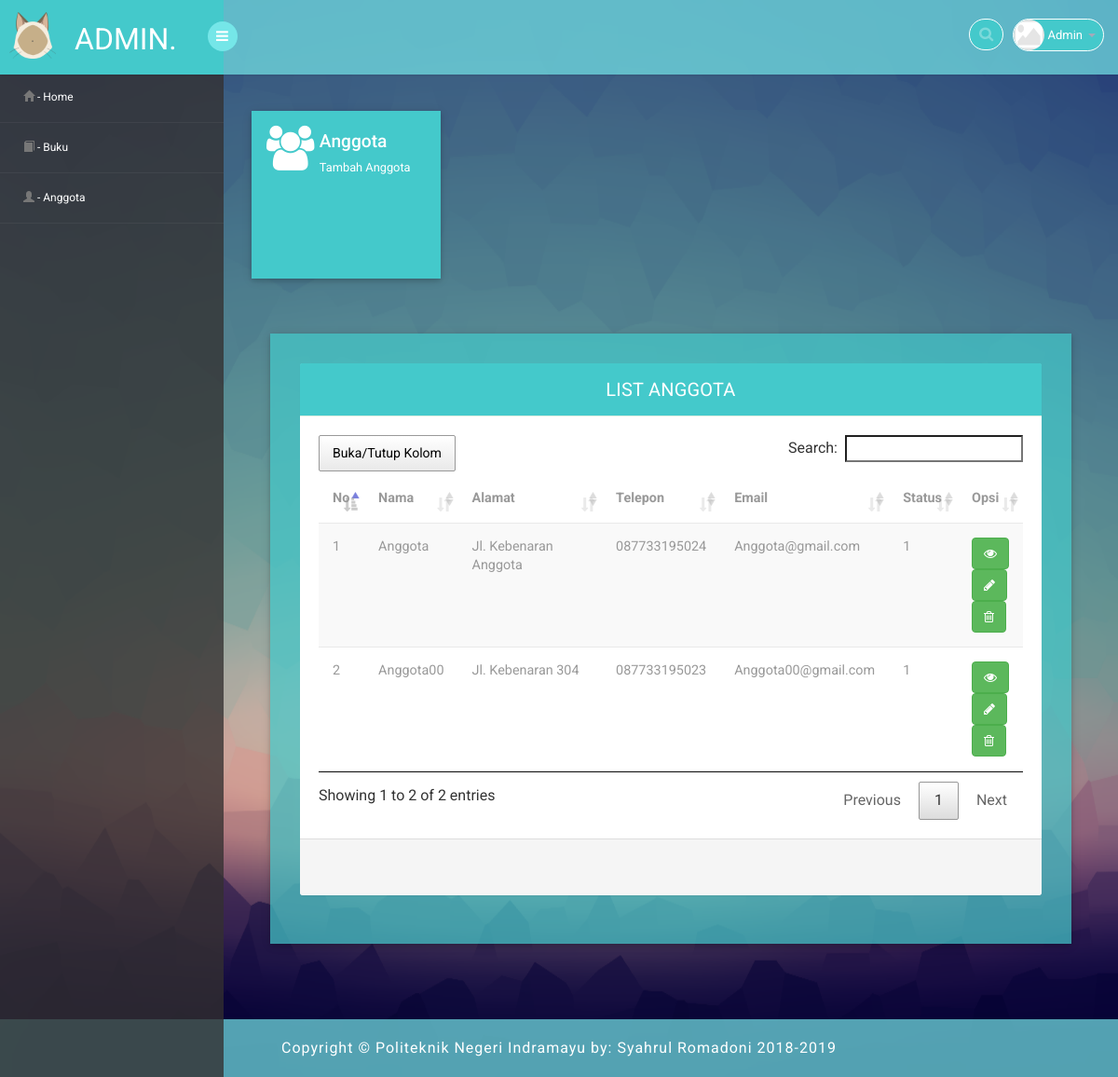
The page /1/media.php?page=anggota (signed in) on the database as committed earlier.
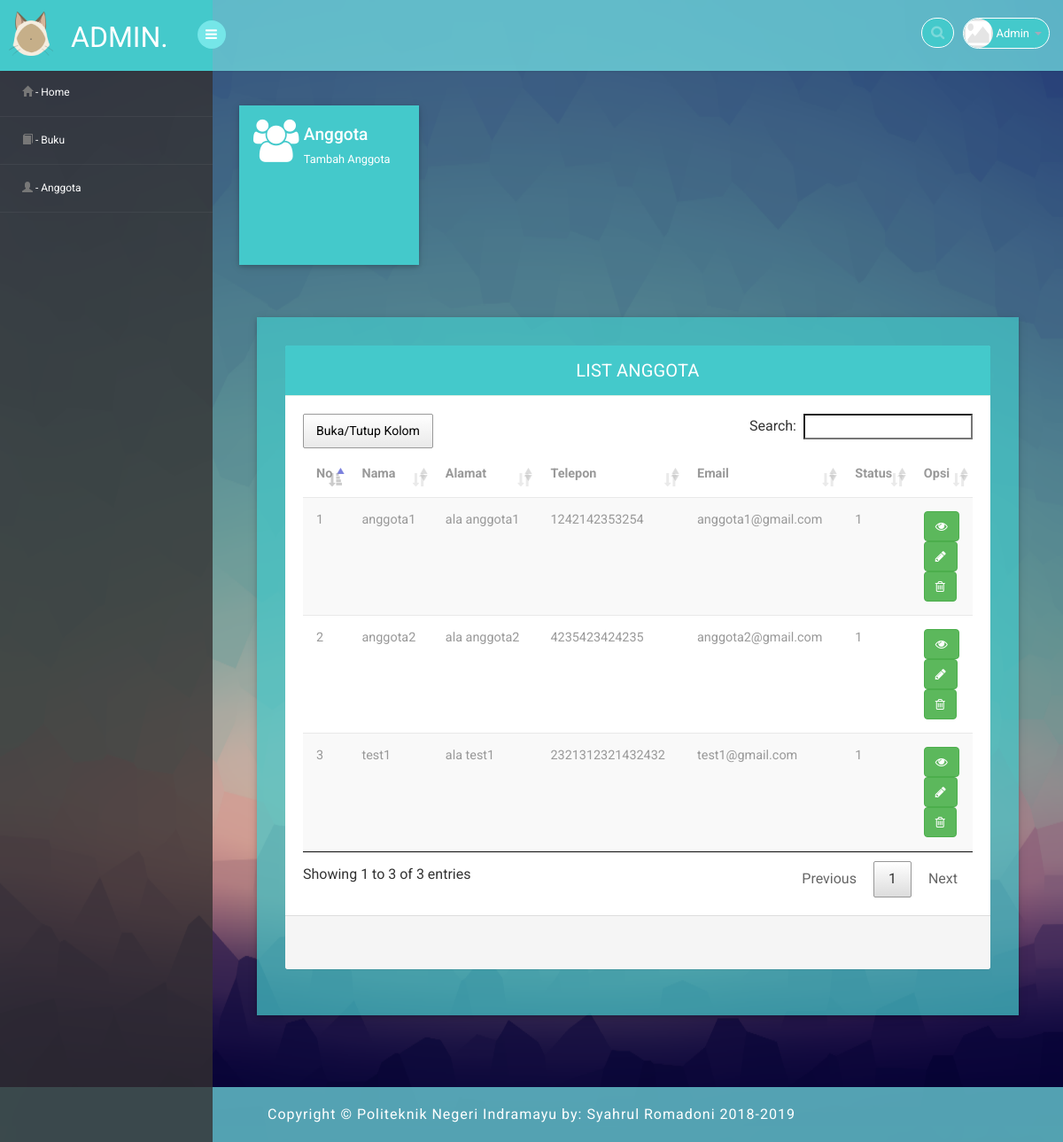
The same page on the database as committed later.
### tables this page shows
CREATE TABLE `user` (
  `id` int(11) NOT NULL,
  `username` varchar(255) NOT NULL,
  `password` varchar(25) NOT NULL,
  `id_anggota` int(11) DEFAULT NULL,
  `id_petugas` int(11) DEFAULT NULL,
  `id_user_role` int(11) DEFAULT NULL,
  `status` int(11) DEFAULT NULL
);

CREATE TABLE `anggota` (
  `id` int(11) NOT NULL,
  `nama` varchar(255) NOT NULL,
  `alamat` varchar(255) DEFAULT NULL,
  `telepon` varchar(50) DEFAULT NULL,
  `email` varchar(50) DEFAULT NULL,
  `status_aktif` int(11) DEFAULT '0'
);

### 1/halaman/mod_anggota/anggota.php (the view, shortened to what this page needs)
<head>
</head>
<?php
    include "../config/koneksi.php";
?>
<div class="market-updates">
	<div class="col-md-3 market-update-gd">
		<div class="market-update-block clr-block-2">
			<div class="col-md-4 market-update-right">
				<a href="media.php?page=tambah_anggota"><i class="fa fa-users"></i></a>
			</div>
			<div class="col-md-8 market-update-left">
				<a href="media.php?page=tambah_anggota"><h4>Anggota</h4></a>
				<p>Tambah Anggota</p>
			</div>
			<div class="clearfix"> </div>
		</div>
	</div>
	<div class="clearfix"> </div>
</div>
<div class="row">
	<div class="panel-body">
		<div class="col-md-12 w3ls-graph">
			<div class="agileinfo-grap">
				<div class="panel panel-default">
					<div class="panel-heading">List Anggota</div>
					    <div class="table-responsive sr">
					      <table id="anggota" class="table table-striped b-t b-light">
					        <thead>
					          <tr>
					          	<th>No</th>
								<th>Nama</th>
								<th>Alamat</th>
								<th>Telepon</th>
								<th>Email</th>
								<th>Status</th>
								<th>Opsi</th>
					          </tr>
					        </thead>
					        <tbody>
					        	<?php
									$query  = "SELECT * FROM anggota INNER JOIN user ON anggota.id=user.id_anggota";
									$hasil  = mysqli_query($conn, $query);
									$tampil = mysqli_num_rows($hasil);
									$i = 1;
									if ( $tampil> 0) {
									    while ( $data = mysqli_fetch_assoc($hasil)) {
								?>
								<tr>
									<td><?php echo $i++ ?></td>
									<td><?php echo $data['nama']; ?></td>
									<td><?php echo $data['alamat']; ?></td>
									<td><?php echo $data['telepon']; ?></td>
									<td><?php echo $data['email']; ?></td>
									<td><?php echo $data['status_aktif']; ?></td>
						            <td>
						            	<a href="media.php?page=detail_anggota&id=<?php echo $data['id_anggota']?>"><button class="btn btn-success" type="submit"><i class="fa fa-eye"></i></button></a><br>
	                                    <a href="media.php?page=edit_anggota&id=<?php echo $data['id_anggota'] ?>"><button class="btn btn-success" type="submit"><i class="fa fa-pencil"></i></button></a><br>
	                                    <a href="halaman/mod_anggota/aksi_hapus_anggota.php?id=<?php echo $data['id_anggota'] ?>"><button class="btn btn-success" type="submit"><i class="fa fa-trash-o"></i></button></a>
						            </td>
					        	</tr>
					           	<?php
                                    }
                                }
                                ?>
					        </tbody>
					      </table>
					    </div>
					<footer class="panel-footer">
					  	<div class="row">
					  	</div>
					</footer>
				</div>
			</div>
		</div>
	</div>
</div>

### 1/media.php (shortened to what this page needs)
<?php
if($_SESSION['login']==0){
  header('location:../logout.php');
}
else{
if (empty($_SESSION['email']) AND empty($_SESSION['password']) AND $_SESSION['login']==0){
	include "../404.php";
}
else{
?>
<!DOCTYPE html>
<head>
<link rel="stylesheet" href="../assets/css/bootstrap.min.css" >
<link href="../assets/css/style.css" rel='stylesheet' type='text/css' />
<link href="../assets/css/style-responsive.css" rel="stylesheet"/>
<link rel="stylesheet" href="../assets/css/font.css" type="text/css"/>
<link href="../assets/css/font-awesome.css" rel="stylesheet">
<link rel="stylesheet" href="../assets/css/morris.css" type="text/css"/>
<link rel="stylesheet" href="../assets/css/monthly.css">
<link rel="stylesheet" type="text/css" href="../assets/datatables/datatables.min.css">
<link rel="stylesheet" type="text/css" href="../assets/datatables_sr/jquery.dataTables.min.css">
<link rel="stylesheet" type="text/css" href="../assets/datatables_sr/buttons.dataTables.min.css">
</head>
<body>
<section id="container">
<header class="header fixed-top clearfix">
<div class="brand">
	<a href="index.php"><img class="img01" src="../assets/images/iconlogo.png"></a>
    <a href="index.php" class="logo">ADMIN.</a>
    <div class="sidebar-toggle-box">
        <div class="fa fa-bars"></div>
    </div>
</div>
<div class="top-nav clearfix">
    <ul class="nav pull-right top-menu">
        <li>
            <form method="GET">
            	<input type="text" class="form-control search" placeholder="Search" name="cari">
            </form>
        </li>
        <li class="dropdown">
            <a data-toggle="dropdown" class="dropdown-toggle" href="#">
                <img class="img02" alt="" src="../foto/<?php echo $_SESSION['image']; ?>">
                <span class="username"><?php echo $_SESSION['username']; ?></span>
                <b class="caret"></b>
            </a>
        </li>
    </ul>
</div>
</header>
<aside>
    <div id="sidebar" class="nav-collapse">
        <div class="leftside-navigation">
            <?php include "navigasi.php"; ?>
        </div>
    </div>
</aside>
<section id="main-content">
	<section class="wrapper">
		<div class="market-updates">
            <?php include "konten.php"; ?>
		</div>
    </section>
</section>
</section>
<div class="footer">
    <div class="wthree-copyright">
        <p align="center">Copyright &copy; <a href="http://polindra.ac.id">Politeknik Negeri Indramayu</a> by: Syahrul Romadoni 2018-2019</p>
    </div>
</div>
</body>
</html>
<?php
	}
}
?>

### 1/navigasi.php (shortened to what this page needs)
<ul class="sidebar-menu" id="nav-accordion">
    <li>
        <a href="media.php?page=home"><span class="glyphicon glyphicon-home" aria-hidden="true"></span> - Home</a>
    </li>
    <li>
        <a href="media.php?page=buku"><span class="glyphicon glyphicon-book" aria-hidden="true"></span> - Buku</a>
    </li>
    <li>
        <a href="media.php?page=anggota"><span class="glyphicon glyphicon-user" aria-hidden="true"></span> - Anggota</a>
    </li>
</ul>

### 1/konten.php (shortened to what this page needs)
<?php
	if(isset($_GET['page'])){
		$page = $_GET['page'];
		switch ($page) {
			case 'anggota':
				include "halaman/mod_anggota/anggota.php";
				break;
		}
	}else{
		include "home.php";
	}
?>

Rows that differ between the two databases and show on the page:
removed user: id_anggota.nama "Anggota", id_anggota.alamat "Jl. Kebenaran Anggota", id_anggota.telepon "087733195024", id_anggota.email "Anggota@gmail.com", id_anggota.status_aktif "1"
removed user: id_anggota.nama "Anggota00", id_anggota.alamat "Jl. Kebenaran 304", id_anggota.telepon "087733195023", id_anggota.email "Anggota00@gmail.com", id_anggota.status_aktif "1"
added user: id_anggota.nama "anggota1", id_anggota.alamat "ala anggota1", id_anggota.telepon "1242142353254", id_anggota.email "anggota1@gmail.com", id_anggota.status_aktif "1"
added user: id_anggota.nama "anggota2", id_anggota.alamat "ala anggota2", id_anggota.telepon "4235423424235", id_anggota.email "anggota2@gmail.com", id_anggota.status_aktif "1"
added user: id_anggota.nama "test1", id_anggota.alamat "ala test1", id_anggota.telepon "2321312321432432", id_anggota.email "test1@gmail.com", id_anggota.status_aktif "1"
Other text that changed with them:
text written by a page script: "Buka/Tutup Kolom Search: Showing 1 to 2 of 2 entries Previous 1 Next" → "Buka/Tutup Kolom Search: Showing 1 to 3 of 3 entries Previous 1 Next"
